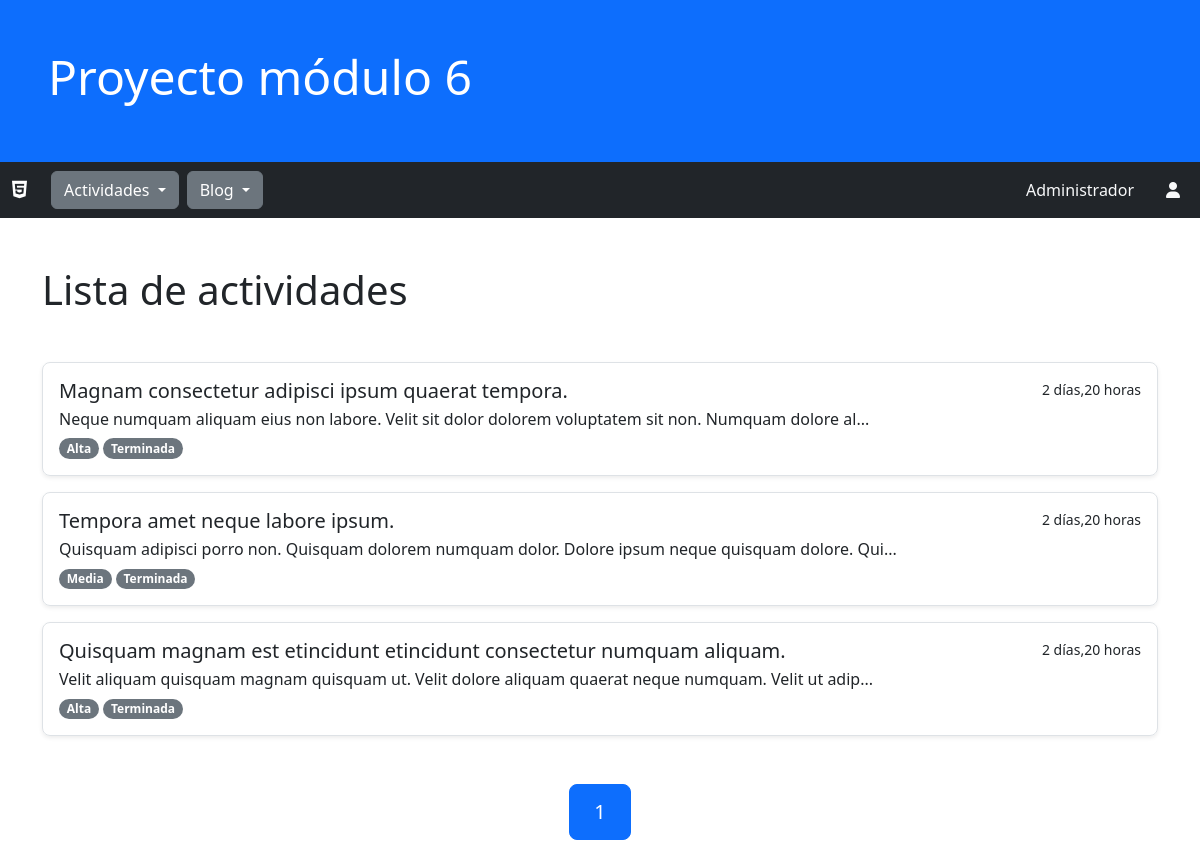
Before: /?epk=2 with the older database file.
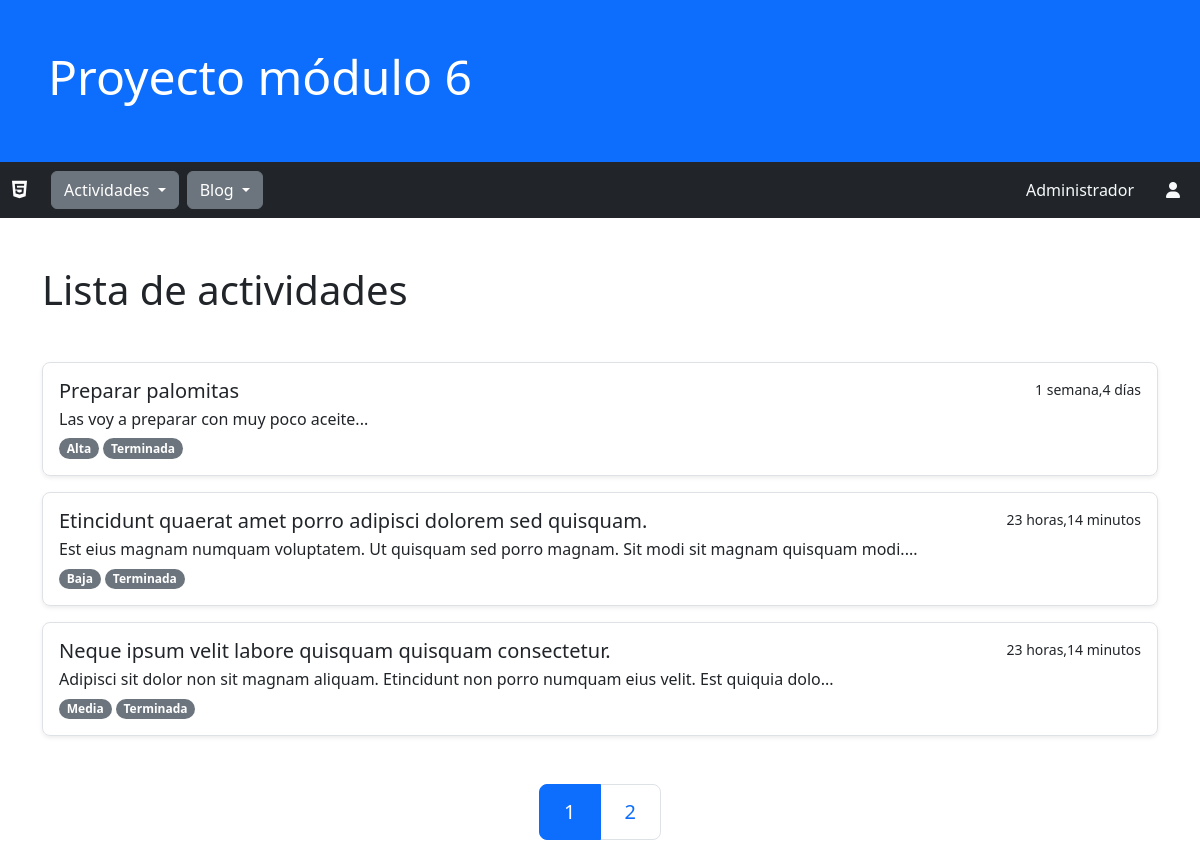
After: the same page with the newer database file.
### actividades/models.py (models this page shows, shortened)
class Actividad(models.Model):
    titulo = models.CharField(max_length=256, null=False, verbose_name="título")
    descripcion = models.TextField(verbose_name="descripción")
    fecha_inicio = models.DateField()
    fecha_limite = models.DateField(verbose_name="fecha límite")
    importancia = models.ForeignKey(EtiquetaImportancia, on_delete=models.CASCADE)
    estado = models.ForeignKey(EtiquetaEstado, on_delete=models.CASCADE)
    fecha_creacion = models.DateTimeField(auto_now_add=True, verbose_name="fecha creación")
    fecha_actualizacion = models.DateTimeField(auto_now=True, verbose_name="fecha actualización")
    @property
    def time_since(self):
        return timesince.timesince(self.fecha_creacion)
    class Meta:
        verbose_name_plural="Actividades"
        ordering = ['fecha_creacion']

class EtiquetaImportancia(models.Model):
    titulo = models.CharField(max_length=32, null=False, verbose_name="título")
    fecha_creacion = models.DateTimeField(auto_now_add=True, verbose_name="fecha creación")
    def __str__(self):
        return self.titulo
    class Meta:
        verbose_name_plural="Etiquetas de importancia"

class EtiquetaEstado(models.Model):
    titulo = models.CharField(max_length=32, null=False, verbose_name="título")
    fecha_creacion = models.DateTimeField(auto_now_add=True, verbose_name="fecha creación")
    def __str__(self):
        return self.titulo
    class Meta:
        verbose_name_plural="Etiquetas de estado"

### actividades/views.py (the view)
# urls.py: path('', ActividadesHome.as_view() , name="home"),
class ActividadesHome(ListView):
    model = Actividad
    template_name = 'actividades/home.html'
    paginate_by = 3
    def get_context_data(self, **kwargs):
        context = super().get_context_data(**kwargs)
        param_get = '&'.join([f'{p}={k}' for p,k in self.request.GET.items() if p != 'page'])
        context["param_get"] = param_get
        return context
    def get_queryset(self):
        importancia_pk = self.request.GET.get('ipk', None)
        estado_pk = self.request.GET.get('epk', None)
        objetos = Actividad.objects.all()
        if importancia_pk:
            objetos = objetos.filter(importancia=importancia_pk)
        if estado_pk:
            objetos = objetos.filter(estado=estado_pk)
        return objetos

### actividades/templates/actividades/home.html (shortened to what this page needs)
{% extends 'actividades/base.html' %}
{% block contenido %}
<div class="container my-5">
    <h1 class="display-6">Lista de actividades</h1>
</div>
<div class="container my-5 d-flex flex-column justify-content-end gap-3">
    {% for actividad in actividad_list %}
    <div class="p-3 border rounded-3 shadow-sm">
        <div>
            <a href="{% url 'actividades:detalle' actividad.id%}" class="list-group-item list-group-item-action">
                <div class="d-flex w-100 justify-content-between">
                    <h5 class="mb-1">{{actividad.titulo}}</h5>
                    <small>{{actividad.time_since}}</small>
                </div>
                <p class="mb-1">{{actividad.descripcion|slice:100}}...</p>
            </a>
            <a href="{% url 'actividades:home' %}?ipk={{actividad.importancia.id}}"><small class="badge bg-secondary rounded-pill">{{actividad.importancia}}</small></a>
            <a href="{% url 'actividades:home' %}?epk={{actividad.estado.id}}"><small class="badge bg-secondary rounded-pill">{{actividad.estado}}</small></a>
        </div>
    </div>
    {% endfor %}
</div>
<div class="container my-5">
    <ul class="pagination pagination-lg justify-content-center my-5">
        <li class="page-item {% if not page_obj.has_previous %}active{% endif %}">
            <a class="page-link" href="?{{param_get}}&page=1">1</a>
        </li>
        {% if page_obj.paginator.num_pages >= 2 %}
        <li class="page-item {% if not page_obj.has_next %}active{% endif %}">
            <a class="page-link" href="?{{param_get}}&page={{page_obj.paginator.num_pages}}">{{page_obj.paginator.num_pages}}</a>
        </li>
        {% endif %}
    </ul>
</div>
{% endblock %}

Changed rows visible on the page:
removed Actividad: titulo "Magnam consectetur adipisci ipsum quaerat tempora.", time_since "2 días,20 horas", descripcion "Neque numquam aliquam eius non labore. Velit sit dolor dolorem voluptatem sit non. Numquam dolore al", importancia "Alta", estado "Terminada"
removed Actividad: titulo "Tempora amet neque labore ipsum.", time_since "2 días,20 horas", descripcion "Quisquam adipisci porro non. Quisquam dolorem numquam dolor. Dolore ipsum neque quisquam dolore. Qui", importancia "Media", estado "Terminada"
removed Actividad: titulo "Quisquam magnam est etincidunt etincidunt consectetur numquam aliquam.", time_since "2 días,20 horas", descripcion "Velit aliquam quisquam magnam quisquam ut. Velit dolore aliquam quaerat neque numquam. Velit ut adip", importancia "Alta", estado "Terminada"
now on this page (row edited): Actividad: titulo "Preparar palomitas", time_since "1 semana,4 días", descripcion "Las voy a preparar con muy poco aceite", importancia "Alta", estado "Terminada"
added Actividad: titulo "Etincidunt quaerat amet porro adipisci dolorem sed quisquam.", time_since "23 horas,14 minutos", descripcion "Est eius magnam numquam voluptatem. Ut quisquam sed porro magnam. Sit modi sit magnam quisquam modi.", importancia "Baja", estado "Terminada"
added Actividad: titulo "Neque ipsum velit labore quisquam quisquam consectetur.", time_since "23 horas,14 minutos", descripcion "Adipisci sit dolor non sit magnam aliquam. Etincidunt non porro numquam eius velit. Est quiquia dolo", importancia "Media", estado "Terminada"
Other visible differences:
{{ page_obj.paginator.num_pages }}: (not shown) → "2"
